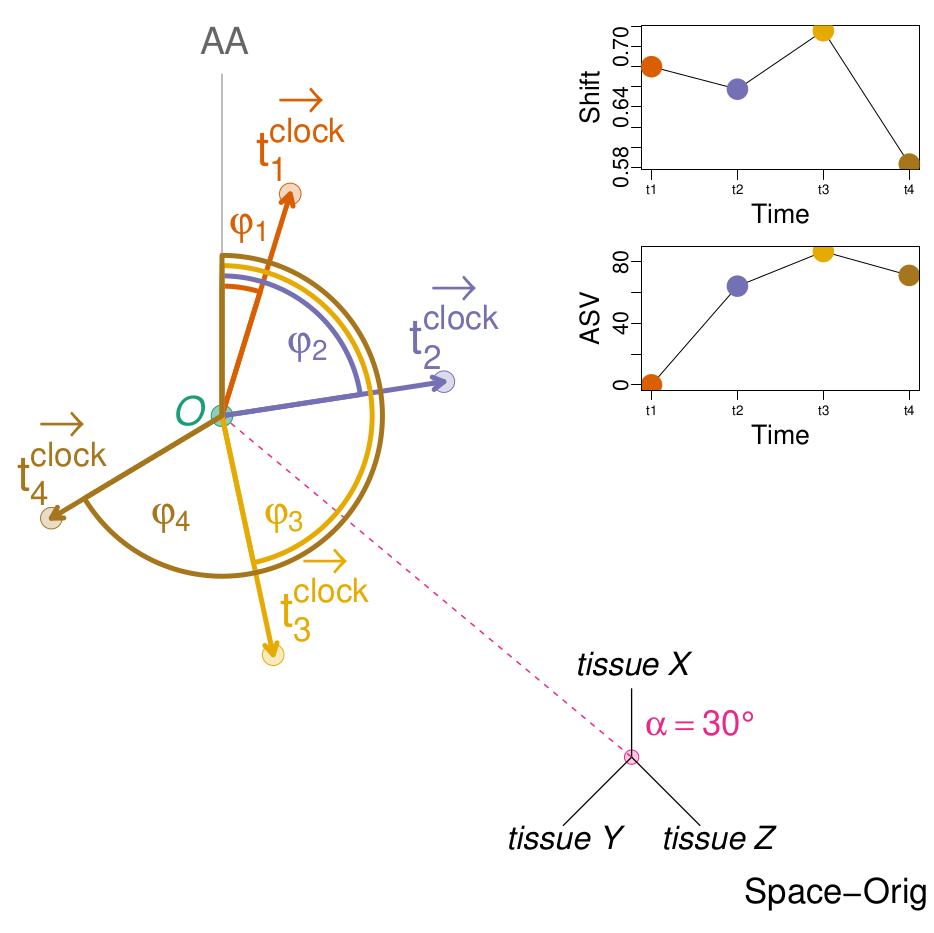

Generate this figure with R:
# Load required libraries
require(circlize)
require(RColorBrewer)
require(latex2exp)

# Function to add alpha transparency to colors
addAlpha <- function(col, alpha = .25) {
  apply(sapply(col, col2rgb) / 255, 2, function(x)
    rgb(x[1], x[2], x[3], alpha = alpha))
}

# --- Configuration ---
# Colors
colors <- brewer.pal(7, "Dark2")
alpha.cols <- sapply(colors, addAlpha)
vec_colors <- c(colors[[2]], colors[[3]], colors[[6]], colors[[7]])
vec_alpha.cols <- c(alpha.cols[[2]], alpha.cols[[3]], alpha.cols[[6]], alpha.cols[[7]])

# Output file
# pdf('timeSeriesTissueClock_updated_with_ASV.pdf', width = 5, height = 5)
# png('figure_1e.png', width = 800, height = 800)
pdf('figure_1e.pdf', width=10, height=10)

# --- Base Plot Setup ---
par(mar = c(1, 1, 1, 1)) # Set margins for the main plot
plot(NA, xlim = c(0, 2.5), ylim = c(0, 2.5), axes = FALSE, xlab = '', ylab = '', asp = 1)

# Legend
# legend(x = -0.25, y = 2.65,
#        legend = c(TeX('$Viewing \\ angle \\ \\alpha = 30 \\degree :$'),
#                   TeX('$deviation\\ from\\ diag.\\ perspective$')),
#        bty = "n", cex = 2.4, text.col = c(colors[4], colors[4]))

# --- Plot Elements ---
# Point O (Origin)
O <- c(0.5,1.4)
points(O[1], O[2], bg = adjustcolor(colors[[1]], alpha.f = 0.5), col = colors[[1]], pch = 21, cex = 3)
text(O[1], O[2], label = TeX('$\\textit{O}$'), pos = 2, offset = 1, col = colors[[1]], cex = 2.5)


# Point D (Space origin)
D <- c(1.7, 0.4)
points(D[1], D[2], bg = alpha.cols[4], col = colors[4], pch = 21, cex = 2)
text(x = 1.9, y = 0.5, label = TeX('$\\alpha = 30 \\degree$'), cex = 2.2, col=colors[4])
text(x = 2.3, y = 0, label = TeX('Space-Orig'), cex = 2.2)

# Anchor axis (AA)
lines(c(O[1], O[1]), c(O[2], O[2] + 1), col = "#bdbdbd", lwd = 2)
text(O[1]+0.08, O[2]+1.1, label = "AA", adj = 1, col = "gray40", cex = 2.3)

# New axes at D
axis_length <- 0.2
lines(c(D[1], D[1]), c(D[2], D[2] + axis_length), col = "black", lwd = 1.3)
lines(c(D[1], D[1] - axis_length), c(D[2], D[2] - axis_length), col = "black", lwd = 1.3)
lines(c(D[1], D[1] + axis_length), c(D[2], D[2] - axis_length), col = "black", lwd = 1.3)
text(D[1], D[2] + axis_length + 0.01, label = TeX('\\textit{tissue X}'), pos = 3, cex = 2)
text(D[1]-0.2, D[2] + axis_length - .5, label = TeX('\\textit{tissue Y}'), pos = 3, cex = 2)
text(D[1]+0.25 , D[2] + axis_length - .5, label = TeX('\\textit{tissue Z}'), pos = 3, cex = 2)

# Dashed vector D
segments(O[1], O[2], D[1], D[2], col = colors[4], lwd = 1.5, lty = 2)

# Clock vectors t1–t4
clock_pts <- list(
  t1 = O + c(0.2, 0.65),
  t2 = O + c(0.65, 0.1),
  t3 = O + c(0.15, -0.7),
  t4 = O + c(-0.5, -0.3)
)

# Draw vectors and labels
for (i in 1:4) {
  pt <- clock_pts[[i]]
  arrows(O[1], O[2], pt[1], pt[2], col = vec_colors[i], lwd = 5, length = 0.13)
  points(pt[1], pt[2], pch = 21, bg = vec_alpha.cols[i], col = vec_colors[i], cex = 3)

 
  # Define a default horizontal offset
  x_offset <- 0.03

  # If i is 3, use a larger offset to move it right
  if (i == 3) {
    x_offset <- 0.15 # Adjust this value (e.g., 0.05, 0.1) to move it more or less
  }


  # Use the calculated x_offset for the text position
  # *** MODIFIED: Added 'clock' superscript & used x_offset ***
  text(pt[1] + x_offset, pt[2] + .01, label = TeX(paste0('$t_', i, '^{{clock}}$')), pos = 3, col = vec_colors[i], cex = 3)
  text(pt[1] + x_offset, pt[2] + .21, label = TeX('$\\rightarrow$'), pos = 3, col = vec_colors[i], cex = 3)
}

# Phi arcs
phi_label_positions <- list(
  c(0.58, 1.95),  # phi_1
  c(0.75, 1.6),  # phi_2
  c(0.68, 1.1),  # phi_3
  c(0.35, 1.1)   # phi_4
)
anchor_vec_phi <- c(0, 1) # Reference for angle calculation (vertical Anchor Axis)
for (i in 1:4) {
  vec <- clock_pts[[i]] - O
  draw.sector(
    start.degree = atan2(anchor_vec_phi[2], anchor_vec_phi[1]) * 180 / pi,
    end.degree = atan2(vec[2], vec[1]) * 180 / pi,
    clock.wise = TRUE,
    center = O,
    border = vec_colors[i],
    col = NA,
    lwd = 5,
    rou1 = 0.35 + i * 0.03
  )
  label_pos <- phi_label_positions[[i]]

  text(label_pos[1], label_pos[2],
       label = TeX(paste0('$\\varphi_', i, '$')),
       col = vec_colors[i],
       cex = 2.5)
}

# --- *** NEW: Calculate Angles and ASV *** ---
# Calculate angles relative to the vertical anchor axis (0, 1) pointing up from O
anchor_vec_asv <- c(0, 1)
angles_rad <- sapply(clock_pts, function(pt) {
  vec <- pt - O
  # Calculate angle relative to the anchor vector (positive y-axis from O)
  angle_rel_anchor <- atan2(vec[2], vec[1]) - atan2(anchor_vec_asv[2], anchor_vec_asv[1])
  # Normalize angle to be within (-pi, pi]
  angle_rel_anchor <- atan2(sin(angle_rel_anchor), cos(angle_rel_anchor))
  return(angle_rel_anchor)
})

# Ensure angles are in a consistent range, e.g., [0, 2*pi) for easier diff calc
# angles_rad <- ifelse(angles_rad < 0, angles_rad + 2 * pi, angles_rad) # Optional: use if angle_diff needs [0, 2pi)

# Helper function to calculate shortest angle difference (handles wrap-around)
angle_diff <- function(a2, a1) {
  diff <- a2 - a1
  # Normalizar a (-pi, pi]
  diff <- atan2(sin(diff), cos(diff))
  return(abs(diff))  # Siempre positivo
}


# Calculate angular differences (ASV) in radians
# ASV(t_i) = angle(t_i) - angle(t_{i-1})
# Start with 0 for the first time point
asv_rad <- c(0, sapply(2:length(angles_rad), function(i) angle_diff(angles_rad[i], angles_rad[i-1])))

# Convert ASV to degrees for plotting
asv_deg <- asv_rad * 180 / pi

# --- Inset Plots ---

# Reset graphics parameters for insets (margins, position relative to axis)
par(mgp = c(2, 0.5, 0)) # control axis title, label, line positions
par(mar = c(3, 3.5, 1, 1)) # Smaller margins for insets: c(bottom, left, top, right)

# --- Inset 1: distance vs time ---
# Define plotting region: c(xmin, xmax, ymin, ymax) in normalized device coordinates (0-1)
par(fig = c(0.6, 0.98, 0.75, 0.98), new = TRUE) # Position: top-right

distances <- sapply(clock_pts, function(pt) sqrt(sum((pt - O)^2)))

plot(
  1:4,
  distances,
  type = "l",
  xaxt = "n",       
  ylab = "Shift",
  xlab = "Time",        	
  main = "",        # Turn off main title
  col = "black",
  cex.axis = 1.3,
  cex.lab = 1.7     # Slightly smaller label size for insets
)
# No axis(1, ...) here
points(1:4, distances, pch = 16, col = vec_colors, cex = 3) # Smaller points for inset
axis(1, at = 1:4, labels = paste0("t", 1:4), cex.axis = 0.8)
# Color points: Use grey for the first point (ASV=0 by definition)
# and then the corresponding vector colors for the subsequent differences
# asv_point_colors <- c(vec_colors[1:4]) # t2-t1 uses t2 color, t3-t2 uses t3 color, etc.
# points(1:4, asv_deg, pch = 16, col = asv_point_colors, cex = 3)
# box()

# --- *** NEW: Inset 2: ASV vs time *** ---
# Define plotting region below the first inset, aligning left/right edges
par(fig = c(0.6, 0.98, 0.52, 0.75), new = TRUE) # Position below first inset

plot(
  1:4,
  asv_deg,          # Use degrees for the y-axis
  type = "l",
  xaxt = "n",       # Turn off default x-axis
  ylab = "ASV", # Y-axis label
  xlab = "Time",    # X-axis label (only on the bottom plot)
  main = "",
  col = "black",
  cex.axis = 1.3,
  cex.lab = 1.7
)
# Add custom x-axis labels
axis(1, at = 1:4, labels = paste0("t", 1:4), cex.axis = 0.8)
# Color points: Use grey for the first point (ASV=0 by definition)
# and then the corresponding vector colors for the subsequent differences
asv_point_colors <- c(vec_colors[1:4]) # t2-t1 uses t2 color, t3-t2 uses t3 color, etc.
points(1:4, asv_deg, pch = 16, col = asv_point_colors, cex = 3)
box()

# --- Finalize ---
# Close the graphics device

# Optional: Reset graphics parameters if running interactively
# par(fig = c(0, 1, 0, 1), mar = c(5.1, 4.1, 4.1, 2.1), mgp = c(3, 1, 0))
dev.off()
